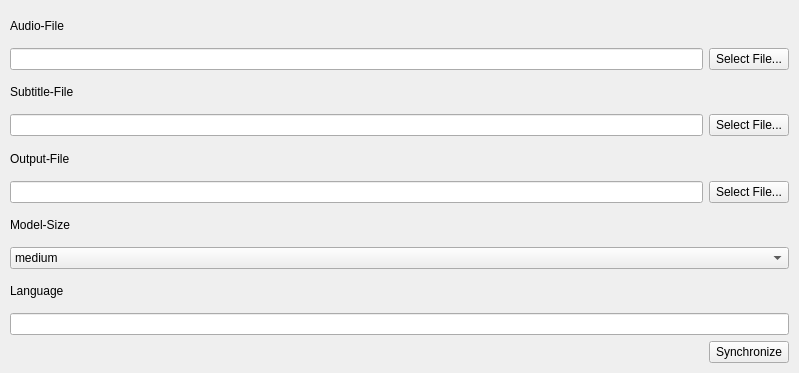
<?xml version="1.0" encoding="UTF-8"?>
<ui version="4.0">
 <class>MainWindow</class>
 <widget class="QMainWindow" name="MainWindow">
  <property name="geometry">
   <rect>
    <x>0</x>
    <y>0</y>
    <width>799</width>
    <height>373</height>
   </rect>
  </property>
  <property name="windowTitle">
   <string>PySync</string>
  </property>
  <property name="locale">
   <locale language="English" country="UnitedStates"/>
  </property>
  <widget class="QWidget" name="centralwidget">
   <layout class="QVBoxLayout" name="verticalLayout">
    <property name="leftMargin">
     <number>10</number>
    </property>
    <property name="topMargin">
     <number>10</number>
    </property>
    <property name="rightMargin">
     <number>10</number>
    </property>
    <property name="bottomMargin">
     <number>10</number>
    </property>
    <item>
     <widget class="QLabel" name="label">
      <property name="text">
       <string>Audio-File</string>
      </property>
     </widget>
    </item>
    <item>
     <layout class="QHBoxLayout" name="horizontalLayout">
      <item>
       <widget class="QLineEdit" name="audioFile"/>
      </item>
      <item>
       <widget class="QPushButton" name="selectAudioFile">
        <property name="text">
         <string>Select File...</string>
        </property>
       </widget>
      </item>
     </layout>
    </item>
    <item>
     <widget class="QLabel" name="label_2">
      <property name="text">
       <string>Subtitle-File</string>
      </property>
     </widget>
    </item>
    <item>
     <layout class="QHBoxLayout" name="horizontalLayout_2">
      <item>
       <widget class="QLineEdit" name="subtitleFile"/>
      </item>
      <item>
       <widget class="QPushButton" name="selectSubtitleFile">
        <property name="text">
         <string>Select File...</string>
        </property>
       </widget>
      </item>
     </layout>
    </item>
    <item>
     <widget class="QLabel" name="label_3">
      <property name="text">
       <string>Output-File</string>
      </property>
     </widget>
    </item>
    <item>
     <layout class="QHBoxLayout" name="horizontalLayout_3">
      <item>
       <widget class="QLineEdit" name="outputFile">
        <property name="text">
         <string/>
        </property>
       </widget>
      </item>
      <item>
       <widget class="QPushButton" name="selectOutputFile">
        <property name="text">
         <string>Select File...</string>
        </property>
       </widget>
      </item>
     </layout>
    </item>
    <item>
     <widget class="QLabel" name="label_4">
      <property name="text">
       <string>Model-Size</string>
      </property>
     </widget>
    </item>
    <item>
     <widget class="QComboBox" name="model">
      <property name="currentIndex">
       <number>6</number>
      </property>
      <item>
       <property name="text">
        <string>tiny</string>
       </property>
      </item>
      <item>
       <property name="text">
        <string>tiny.en</string>
       </property>
      </item>
      <item>
       <property name="text">
        <string>base</string>
       </property>
      </item>
      <item>
       <property name="text">
        <string>base.en</string>
       </property>
      </item>
      <item>
       <property name="text">
        <string>small</string>
       </property>
      </item>
      <item>
       <property name="text">
        <string>small.en</string>
       </property>
      </item>
      <item>
       <property name="text">
        <string>medium</string>
       </property>
      </item>
      <item>
       <property name="text">
        <string>medium.en</string>
       </property>
      </item>
      <item>
       <property name="text">
        <string>large</string>
       </property>
      </item>
     </widget>
    </item>
    <item>
     <widget class="QLabel" name="label_5">
      <property name="text">
       <string>Language</string>
      </property>
     </widget>
    </item>
    <item>
     <widget class="QLineEdit" name="language">
      <property name="text">
       <string/>
      </property>
     </widget>
    </item>
    <item>
     <layout class="QHBoxLayout" name="horizontalLayout_4">
      <property name="spacing">
       <number>0</number>
      </property>
      <item>
       <spacer name="horizontalSpacer">
        <property name="orientation">
         <enum>Qt::Horizontal</enum>
        </property>
        <property name="sizeHint" stdset="0">
         <size>
          <width>40</width>
          <height>20</height>
         </size>
        </property>
       </spacer>
      </item>
      <item>
       <widget class="QPushButton" name="doSync">
        <property name="text">
         <string>Synchronize</string>
        </property>
       </widget>
      </item>
     </layout>
    </item>
   </layout>
  </widget>
 </widget>
 <resources/>
 <connections/>
</ui>
